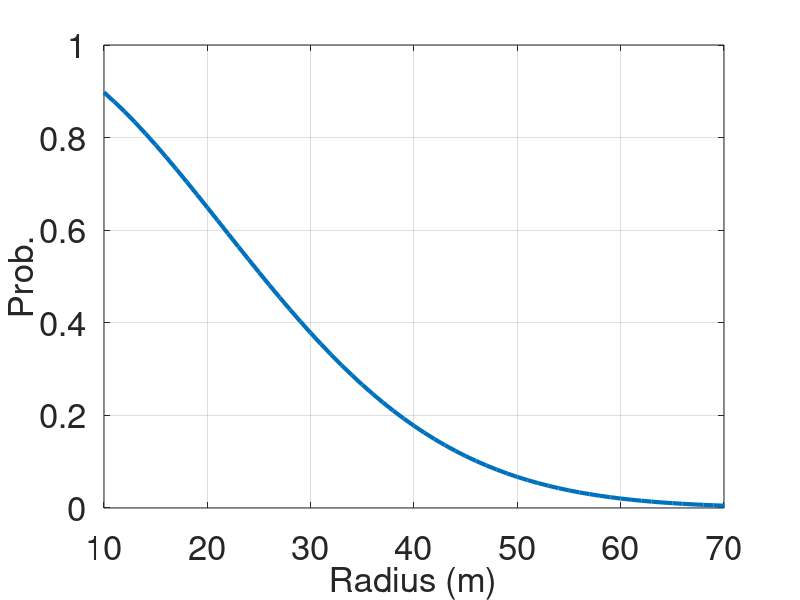

Source code (MATLAB):
beta = 344;

r = 10:1:100; % meter

p = exp(-beta*pi*((r/1000).^2));

%%
figure1 = figure;
set(figure1, 'Position', [100, 100, 600, 500]);

axes1 = axes('Parent',figure1,'YGrid','on','XGrid','on',...
    'XTick',10:10:70, ...
    'FontSize',25);
xlim(axes1,[10 70]);
box(axes1,'on');
hold(axes1,'on');

ylabel({'Prob.'},'FontSize',25);
xlabel({'Radius (m)'},'FontSize',25);

plot(r,p,'LineWidth',3);